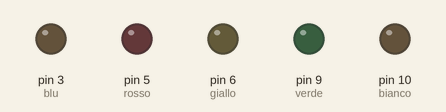
This sketch was run on a simulated Arduino Uno, built with avr-gcc and run on an emulated ATmega328P. On the bench: output pins drawn as LEDs (lit = HIGH).

Above: at 0.15 s.
At 17.47 s:
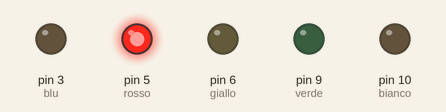
At 19.72 s:
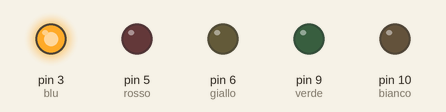
At 22.97 s:
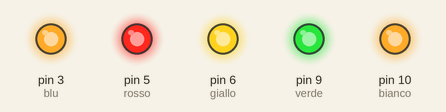
At 29.67 s:
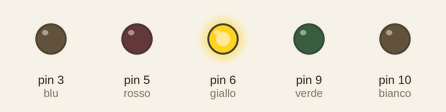
At 39.87 s:
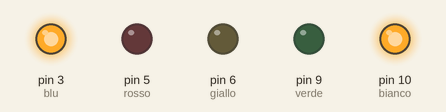
Timing chart, 0 to 40.0 s (numbered marks = the images above):
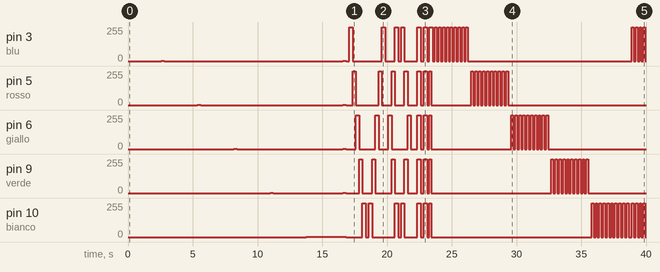

The sketch:

definitivo.ino
```cpp
int blu = 3;
int rosso = 5;
int giallo = 6;
int verde = 9;
int bianco = 10;


void setup() {
  pinMode(blu, OUTPUT);
  pinMode(rosso, OUTPUT);
  pinMode(giallo, OUTPUT);
  pinMode(verde, OUTPUT);
  pinMode(bianco, OUTPUT);
}

void loop() {

  //BLU CRESCENTE - DECRESCENTE
  //SPENGO GLI ALTRI LED
  digitalWrite(rosso, LOW);
  digitalWrite(giallo, LOW);
  digitalWrite(verde, LOW);
  digitalWrite(bianco, LOW);
  //ACCENDO BLU (FADE)
  for (int i = 0; i < 255; i++) {
    analogWrite(blu, i);
    delay(5);
  }
  //SPENGO BLU (FADE)
  for (int i = 255; i > 0; i--) {
    analogWrite(blu, i);
    delay(5);
  }

  //ASPETTO 0,250 SECONDI
  delay(250);

  //ROSSO CRESCENTE - DECRESCENRTE
  //SPENGO GLI ALTRI LED
  digitalWrite(blu, LOW);
  digitalWrite(giallo, LOW);
  digitalWrite(verde, LOW);
  digitalWrite(bianco, LOW);
  //ACCENDO ROSSO (FADE)
  for (int i = 0; i < 255; i++) {
    analogWrite(rosso, i);
    delay(5);
  }
  //SPENGO ROSSO (FADE)
  for (int i = 255; i > 0; i--) {
    analogWrite(rosso, i);
    delay(5);
  }

  //ASPETTO 0,250 SECONDI
  delay(250);

  //GIALLO CRESCENTE - DECRESCENTE
  //SPENGO GLI ALTRI LED
  digitalWrite(blu, LOW);
  digitalWrite(rosso, LOW);
  digitalWrite(verde, LOW);
  digitalWrite(bianco, LOW);
  //ACCENDO GIALLO (FADE)
  for (int i = 0; i < 255; i++) {
    analogWrite(giallo, i);
    delay(5);
  }
  //SPENGO GIALLO (FADE)
  for (int i = 255; i > 0; i--) {
    analogWrite(giallo , i);
    delay(5);
  }

  //ASPETTO 0,250 SECONDI
  delay(250);

  //VERDE CRESCNTE - DECRESCENTE
  //SPENGO GLI ALTRI LED
  digitalWrite(blu, LOW);
  digitalWrite(rosso, LOW);
  digitalWrite(giallo, LOW);
  digitalWrite(bianco, LOW);
  //ACCENDO VERDE (FADE)
  for (int i = 0; i < 255; i++) {
    analogWrite(verde, i);
    delay(5);
  }
  //SPENGO VERDE (FADE)
  for (int i = 255; i > 0; i--) {
    analogWrite(verde, i);
    delay(5);
  }

  //ASPETTO 0,250 SECONDI
  delay(250);

  //BIANCO CRESCENTE - DECRESCENTE
  //SPENGO GLI ALTRI LED
  digitalWrite(blu, LOW);
  digitalWrite(rosso, LOW);
  digitalWrite(giallo, LOW);
  digitalWrite(verde, LOW);
  //ACCENDO BIANCO (FADE)
  for (int i = 0; i < 255; i++) {
    analogWrite(bianco, i);
    delay(5);
  }
  //SPENGO BIANCO (FADE)
  for (int i = 255; i > 0; i--) {
    analogWrite(bianco, i);
    delay(5);
  }

  //ASPETTO 0,250 SECONDI
  delay(250);

  //TUTTO CRESCENTE - DECRESCENTE
  //ACCENDO TUTTO (FADE)
  for (int i = 0; i < 255; i++) {
    analogWrite(blu, i);
    analogWrite(rosso, i);
    analogWrite(giallo, i);
    analogWrite(verde, i);
    analogWrite(bianco, i);
    delay(5);
  }
  //SPENGO TUTTO (FADE)
  for (int i = 255; i > 0; i--) {
    analogWrite(blu, i);
    analogWrite(rosso, i);
    analogWrite(giallo, i);
    analogWrite(verde, i);
    analogWrite(bianco, i);
    delay(5);
  }

  //ASPETTO 0,250 SECONDI
  delay(250);

  //SEQUENZA
  //spengo i led
  digitalWrite(blu, LOW);
  digitalWrite(rosso, LOW);
  digitalWrite(giallo, LOW);
  digitalWrite(verde, LOW);
  digitalWrite(bianco, LOW);
  //attendo 250 ms
  delay(250);
  //SEQUENZA "ANDATA" (blu - rosso - giallo - verde - bianco)
  digitalWrite(blu, HIGH);
  delay(250);
  digitalWrite(blu, LOW);
  digitalWrite(rosso, HIGH);
  delay(250);
  digitalWrite(rosso, LOW);
  digitalWrite(giallo, HIGH);
  delay(250);
  digitalWrite(giallo, LOW);
  digitalWrite(verde, HIGH);
  delay(250);
  digitalWrite(verde, LOW);
  digitalWrite(bianco, HIGH);
  delay(250);
  digitalWrite(bianco, LOW);
  delay(250);
  //SEQUENZA "RITORNO" (bianco - verde - giallo - rosso - blu)
  digitalWrite(bianco, HIGH);
  delay(250);
  digitalWrite(bianco, LOW);
  digitalWrite(verde, HIGH);
  delay(250);
  digitalWrite(verde, LOW);
  digitalWrite(giallo, HIGH);
  delay(250);
  digitalWrite(giallo, LOW);
  digitalWrite(rosso, HIGH);
  delay(250);
  digitalWrite(rosso, LOW);
  digitalWrite(blu, HIGH);
  delay(250);
  digitalWrite(blu, LOW);
  delay(250);
  //interno - esterno
  digitalWrite(giallo, HIGH);
  delay(250);
  digitalWrite(giallo, LOW);
  digitalWrite(verde, HIGH);
  digitalWrite(rosso, HIGH);
  delay(250);
  digitalWrite(verde, LOW);
  digitalWrite(rosso, LOW);
  digitalWrite(blu, HIGH);
  digitalWrite(bianco, HIGH);
  delay(250);
  digitalWrite(blu, LOW);
  digitalWrite(bianco, LOW);
  delay(250);
  //esterno -  interno
  digitalWrite(blu, HIGH);
  digitalWrite(bianco, HIGH);
  delay(250);
  digitalWrite(blu, LOW);
  digitalWrite(bianco, LOW);
  digitalWrite(rosso, HIGH);
  digitalWrite(verde, HIGH);
  delay(250);
  digitalWrite(rosso, LOW);
  digitalWrite(verde, LOW);
  digitalWrite(giallo, HIGH);
  delay(250);
  digitalWrite(giallo, LOW);

  //ASPETTO 0,250 SECONDI
  delay(250);

  //lampeggio totale
  digitalWrite(blu, LOW);
  digitalWrite(rosso, LOW);
  digitalWrite(giallo, LOW);
  digitalWrite(verde, LOW);
  digitalWrite(bianco, LOW);
  delay(250);
  digitalWrite(blu, HIGH);
  digitalWrite(rosso, HIGH);
  digitalWrite(giallo, HIGH);
  digitalWrite(verde, HIGH);
  digitalWrite(bianco, HIGH);
  delay(250);
  digitalWrite(blu, LOW);
  digitalWrite(rosso, LOW);
  digitalWrite(giallo, LOW);
  digitalWrite(verde, LOW);
  digitalWrite(bianco, LOW);
  delay(250);
  digitalWrite(blu, HIGH);
  digitalWrite(rosso, HIGH);
  digitalWrite(giallo, HIGH);
  digitalWrite(verde, HIGH);
  digitalWrite(bianco, HIGH);

  //ASPETTO 0,250 SECONDI
  delay(250);

  //STROBO (TOTALE)
  digitalWrite(blu, LOW);
  digitalWrite(rosso, LOW);
  digitalWrite(giallo, LOW);
  digitalWrite(verde, LOW);
  digitalWrite(bianco, LOW);
  delay(150);
  digitalWrite(blu, HIGH);
  digitalWrite(rosso, HIGH);
  digitalWrite(giallo, HIGH);
  digitalWrite(verde, HIGH);
  digitalWrite(bianco, HIGH);
  delay(150);

  //STROBO (BLU)
  //SPENGO GLI ALTRI LED
  digitalWrite(rosso, LOW);
  digitalWrite(giallo, LOW);
  digitalWrite(verde, LOW);
  digitalWrite(bianco, LOW);
  for (int i = 0; i < 10; i++) {
    digitalWrite(blu, HIGH);
    delay(150);
    digitalWrite(blu, LOW);
    delay(150);
  }

  //ASPETTO 0,250 SECONDI
  delay(100);

  //STROBO (ROSSO)
  //SPENGO GLI ALTRI LED
  digitalWrite(blu, LOW);
  digitalWrite(giallo, LOW);
  digitalWrite(verde, LOW);
  digitalWrite(bianco, LOW);
  for (int i = 0; i < 10; i++) {
    digitalWrite(rosso, HIGH);
    delay(150);
    digitalWrite(rosso, LOW);
    delay(150);
  }

  //ASPETTO 0,250 SECONDI
  delay(100);

  //STROBO (GIALLO)
  //SPENGO GLI ALTRI LED
  digitalWrite(blu, LOW);
  digitalWrite(rosso, LOW);
  digitalWrite(verde, LOW);
  digitalWrite(bianco, LOW);
  for (int i = 0; i < 10; i++) {
    digitalWrite(giallo, HIGH);
    delay(150);
    digitalWrite(giallo, LOW);
    delay(150);
  }

  //ASPETTO 0,250 SECONDI
  delay(100);

  //STROBO (VERDE)
  //SPENGO GLI ALTRI LED
  digitalWrite(blu, LOW);
  digitalWrite(rosso, LOW);
  digitalWrite(giallo, LOW);
  digitalWrite(bianco, LOW);
  for (int i = 0; i < 10; i++) {
    digitalWrite(verde, HIGH);
    delay(150);
    digitalWrite(verde, LOW);
    delay(150);
  }

  //ASPETTO 0,250 SECONDI
  delay(100);

  //STROBO (BIANCO)
  //SPENGO GLI ALTRI LED
  digitalWrite(blu, LOW);
  digitalWrite(rosso, LOW);
  digitalWrite(giallo, LOW);
  digitalWrite(verde, LOW);
  for (int i = 0; i < 10; i++) {
    digitalWrite(bianco, HIGH);
    delay(150);
    digitalWrite(bianco, LOW);
    delay(150);
  }

  //ASPETTO 0,250 SECONDI
  delay(100);

  //STROBO (BLU e BIANCO)
  //SPENGO GLI ALTRI LED
  digitalWrite(rosso, LOW);
  digitalWrite(giallo, LOW);
  digitalWrite(verde, LOW);
  for (int i = 0; i < 10; i++) {
    digitalWrite(blu, HIGH);
    digitalWrite(bianco, HIGH);
    delay(150);
    digitalWrite(blu, LOW);
    digitalWrite(bianco, LOW);
    delay(150);
  }

  //ASPETTO 0,250 SECONDI
  delay(250);

  //STROBO (ROSSO e VERDE)
  //SPENGO GLI ALTRI LED
  digitalWrite(blu, LOW);
  digitalWrite(giallo, LOW);
  digitalWrite(bianco, LOW);
  for (int i = 0; i < 10; i++) {
    digitalWrite(rosso, HIGH);
    digitalWrite(verde, HIGH);
    delay(150);
    digitalWrite(rosso, LOW);
    digitalWrite(verde, LOW);
    delay(150);
  }

  //ASPETTO 0,250 SECONDI
  delay(250);

  //STROBO (GIALLO)
  //SPENGO GLI ALTRI LED
  digitalWrite(blu, LOW);
  digitalWrite(rosso, LOW);
  digitalWrite(verde, LOW);
  digitalWrite(bianco, LOW);
  for (int i = 0; i < 10; i++) {
    digitalWrite(giallo, HIGH);
    delay(150);
    digitalWrite(giallo, LOW);
    delay(150);
  }

  //ASPETTO 0,250 SECONDI
  delay(250);

  //STROBO (ROSSO e VERDE)
  //SPENGO GLI ALTRI LED
  digitalWrite(blu, LOW);
  digitalWrite(giallo, LOW);
  digitalWrite(bianco, LOW);
  for (int i = 0; i < 10; i++) {
    digitalWrite(rosso, HIGH);
    digitalWrite(verde, HIGH);
    delay(150);
    digitalWrite(rosso, LOW);
    digitalWrite(verde, LOW);
    delay(150);
  }

  //ASPETTO 0,250 SECONDI
  delay(250);

  //STROBO (BLU e BIANCO)
  //SPENGO GLI ALTRI LED
  digitalWrite(rosso, LOW);
  digitalWrite(giallo, LOW);
  digitalWrite(verde, LOW);
  for (int i = 0; i < 10; i++) {
    digitalWrite(blu, HIGH);
    digitalWrite(bianco, HIGH);
    delay(150);
    digitalWrite(blu, LOW);
    digitalWrite(bianco, LOW);
    delay(150);
  }

  //ASPETTO 0,250 SECONDI
  delay(250);

  //STROBO (BLU - GIALLO -BIANCO)
  //SPENGO GLI ALTRI LED
  digitalWrite(rosso, LOW);
  digitalWrite(verde, LOW);
  for (int i = 0; i < 10; i++) {
    digitalWrite(blu, HIGH);
    digitalWrite(giallo, HIGH);
    digitalWrite(bianco, HIGH);
    delay(150);
    digitalWrite(blu, LOW);
    digitalWrite(giallo, LOW);
    digitalWrite(bianco, LOW);
    delay(150);
  }

  //ASPETTO 0,250 SECONDI
  delay(250);

  //STROBO (ROSSO - VERDE)
  //SPENGO GLI ALTRI LED
  digitalWrite(blu, LOW);
  digitalWrite(giallo, LOW);
  digitalWrite(bianco, LOW);
  for (int i = 0; i < 10; i++) {
    digitalWrite(rosso, HIGH);
    digitalWrite(verde, HIGH);
    delay(150);
    digitalWrite(rosso, LOW);
    digitalWrite(verde, LOW);
    delay(150);
  }

  //ASPETTO 0,250 SECONDI
  delay(250);
}
```

Measured:
- by itself, pin 3 (blu): 0/255 → 1/255 at 2.6 s, → 0/255 0.26 s later, → 1/255 13.8 s later, → 0/255 0.26 s later, … (44 changes in this stretch)
- by itself, pin 5 (rosso): 0/255 → 1/255 at 5.4 s, → 0/255 0.26 s later, → 1/255 11.0 s later, → 0/255 0.26 s later, … (38 changes in this stretch)
- by itself, pin 6 (giallo): 0/255 → 1/255 at 8.2 s, → 0/255 0.26 s later, → 1/255 8.2 s later, → 0/255 0.26 s later, … (38 changes in this stretch)
- by itself, pin 9 (verde): 0/255 → 1/255 at 11.0 s, → 0/255 0.26 s later, → 1/255 5.4 s later, → 0/255 0.26 s later, … (38 changes in this stretch)
- by itself, pin 10 (bianco): 0/255 → 1/255 at 13.8 s, → 0/255 3.1 s later, → 255/255 1.3 s later, → 0/255 0.25 s later, … (44 changes in this stretch)
